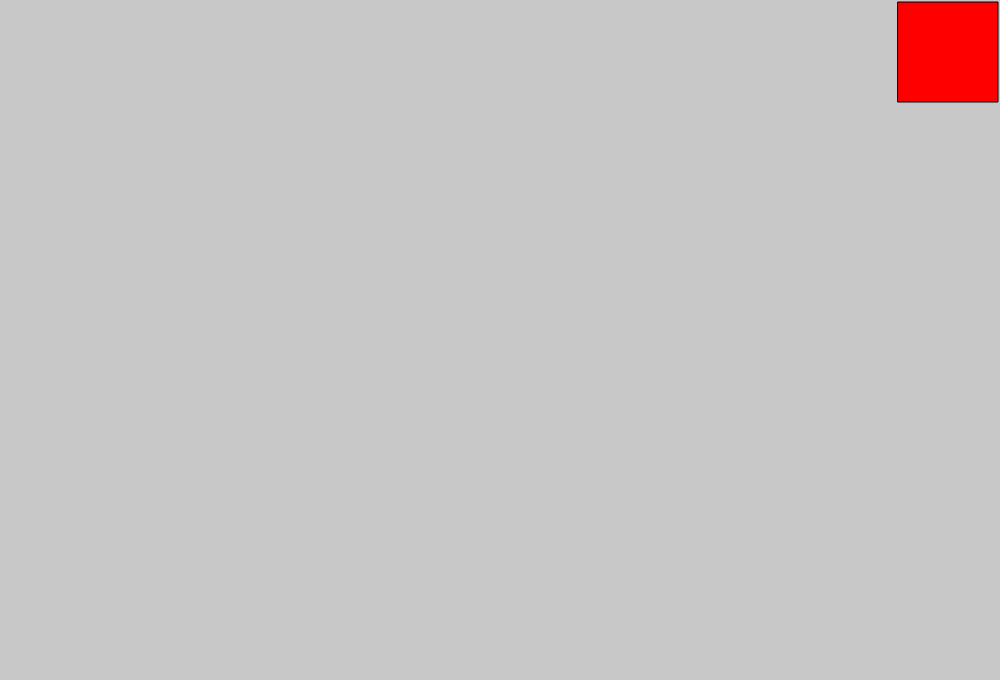
Frame 1 (no input)
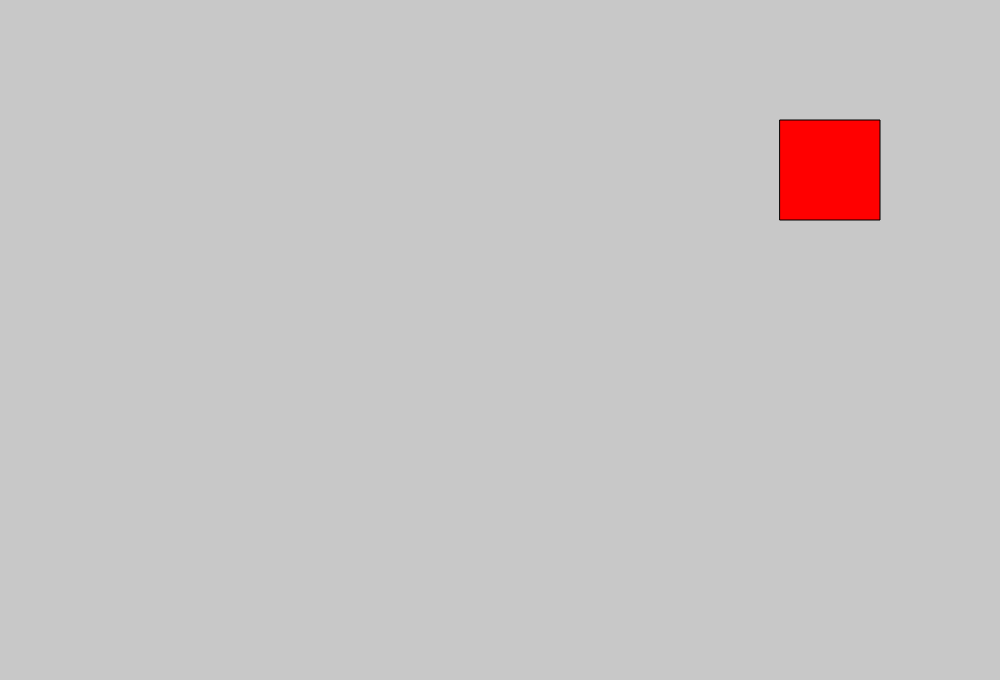
Frame 60 (no input)
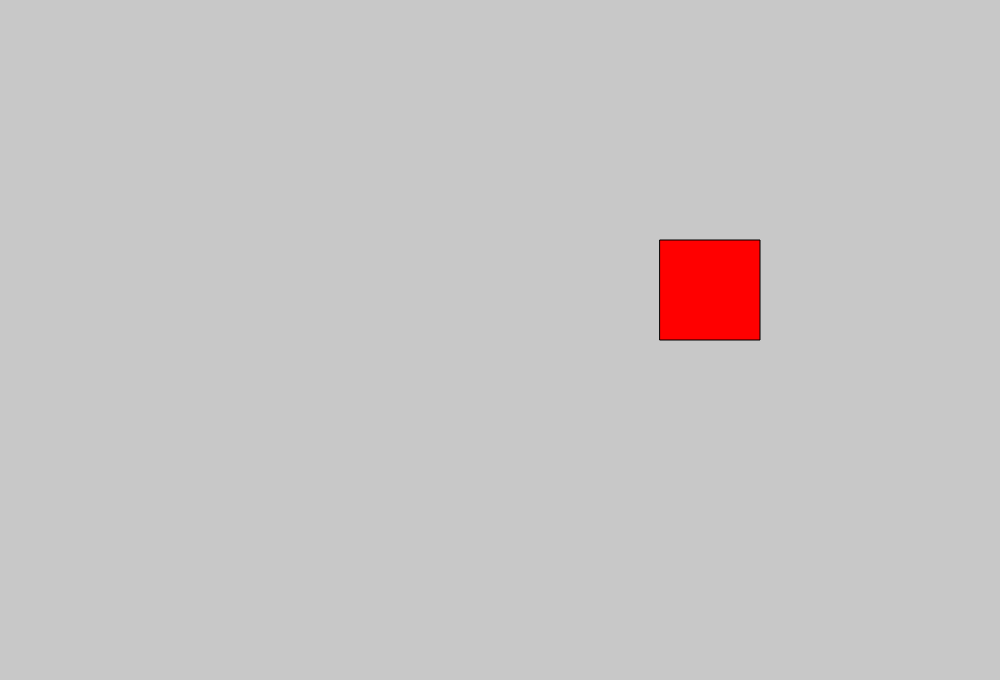
Frame 120 (the mouse pressed at the canvas centre since frame 60)

The p5.js sketch that drew these frames (run headless with seeded random() and noise() and a simulated clock; from frame 60 on, the mouse is pressed at the canvas centre):

// p5.js sketch
// ── sketch.js
var x = 900;
var y = 0;
function setup() {
  var canvasWidth = 1000;
  var canvasHeight = 680;
  createCanvas(canvasWidth, canvasHeight);
  frameRate(60);
}

function draw() {
  background(200);
  fill(255,0,0);
  x = x-2;
  y = y+2;
  rect(x, y, 100, 100);

}
